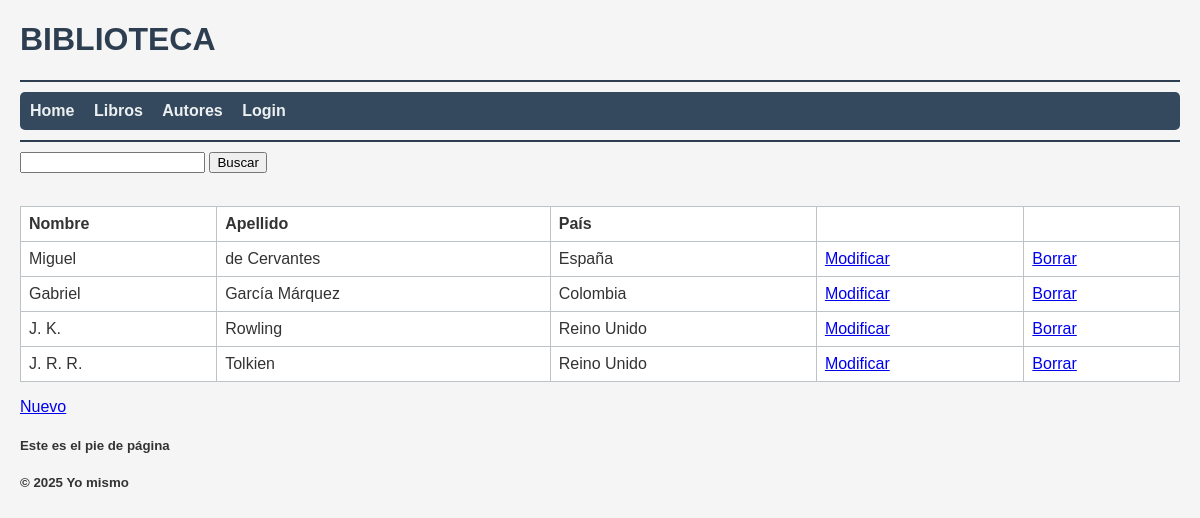
Screenshot of /index.php?action=mostrarListaAutores with the database file from the repository.
### tables this page shows
CREATE TABLE `personas` (
  `idPersona` int(11) NOT NULL,
  `nombre` varchar(200) NOT NULL,
  `apellido` varchar(200) NOT NULL,
  `pais` varchar(100) NOT NULL
);

### view.php (called while the page is built)
<?php
class View {
    public static function render($nombreVista, $data = null) {
        include("views/header.php");
        include("views/nav.php");
        include("views/$nombreVista.php");
        include("views/footer.php");
    }
}

### index.php (called while the page is built, shortened)
<?php
    include_once("models/persona.php");
    include_once("view.php");
    if (isset($_REQUEST["action"])) {
        $action = $_REQUEST["action"];
    } else {
        $action = "mostrarFormLogin";
    }
    $biblio = new Biblioteca();
    $biblio->$action();
    class Biblioteca {
        private $libro, $persona, $user;
        public function __construct() {
            $this->persona = new Persona();
        }
        public function mostrarListaAutores() {
            $data["listaAutores"] = $this->persona->getAll();
            View::render("autor/all", $data);
        }
    }

### models/persona.php (called while the page is built, shortened)
<?php
class Persona
{
    private $db;
    public function __construct()
    {
        $dsn = "mysql:host=mariadb;dbname=pruebas;charset=utf8mb4";
        $usuario = "user";
        $clave = "1234";
        try {
            $this->db = new PDO($dsn, $usuario, $clave);
        } catch (PDOException $e) {
            die("Error en la conexión: " . $e->getMessage());
        }
    }
    public function getAll()
    {
        $sql = "SELECT * FROM personas ORDER BY apellido, nombre";
        $stmt = $this->db->query($sql);
        return $stmt->fetchAll(PDO::FETCH_OBJ);
    }
}

### views/autor/all.php (the view, shortened to what this page needs)
<?php
$listaAutores = $data["listaAutores"] ?? [];
echo "<form action='index.php'>
        <input type='hidden' name='action' value='buscarAutores'>
        <input type='text' name='textoBusqueda'>
        <input type='submit' value='Buscar'>
      </form><br>";
if (count($listaAutores) == 0) {
  echo "No hay datos";
} else {
  echo "<table border ='1'>";
  echo "<tr><th>Nombre</th><th>Apellido</th><th>País</th><th></th><th></th></tr>";
  foreach ($listaAutores as $fila) {
    echo "<tr>";
    echo "<td>" . $fila->nombre . "</td>";
    echo "<td>" . $fila->apellido . "</td>";
    echo "<td>" . $fila->pais . "</td>";
    echo "<td><a href='index.php?action=formularioModificarAutor&idPersona=" . $fila->idPersona . "'>Modificar</a></td>";
    echo "<td><a href='index.php?action=borrarAutor&idPersona=" . $fila->idPersona . "'>Borrar</a></td>";
    echo "</tr>";
  }
  echo "</table>";
}
echo "<p><a href='index.php?action=formularioInsertarAutores'>Nuevo</a></p>";

### views/css/style.css (style rules this page uses)
body { font-family: Arial, sans-serif; margin: 20px; background-color: #f5f5f5; color: #333; }
table { width: 100%; border-collapse: collapse; margin-top: 15px; background-color: #fff; }
table th, table td { border: 1px solid #bdc3c7; padding: 8px; text-align: left; }
table th { background }

### rows the page displays
personas: nombre "Miguel", apellido "de Cervantes", pais "España"
personas: nombre "Gabriel", apellido "García Márquez", pais "Colombia"
personas: nombre "J. K.", apellido "Rowling", pais "Reino Unido"
personas: nombre "J. R. R.", apellido "Tolkien", pais "Reino Unido"
